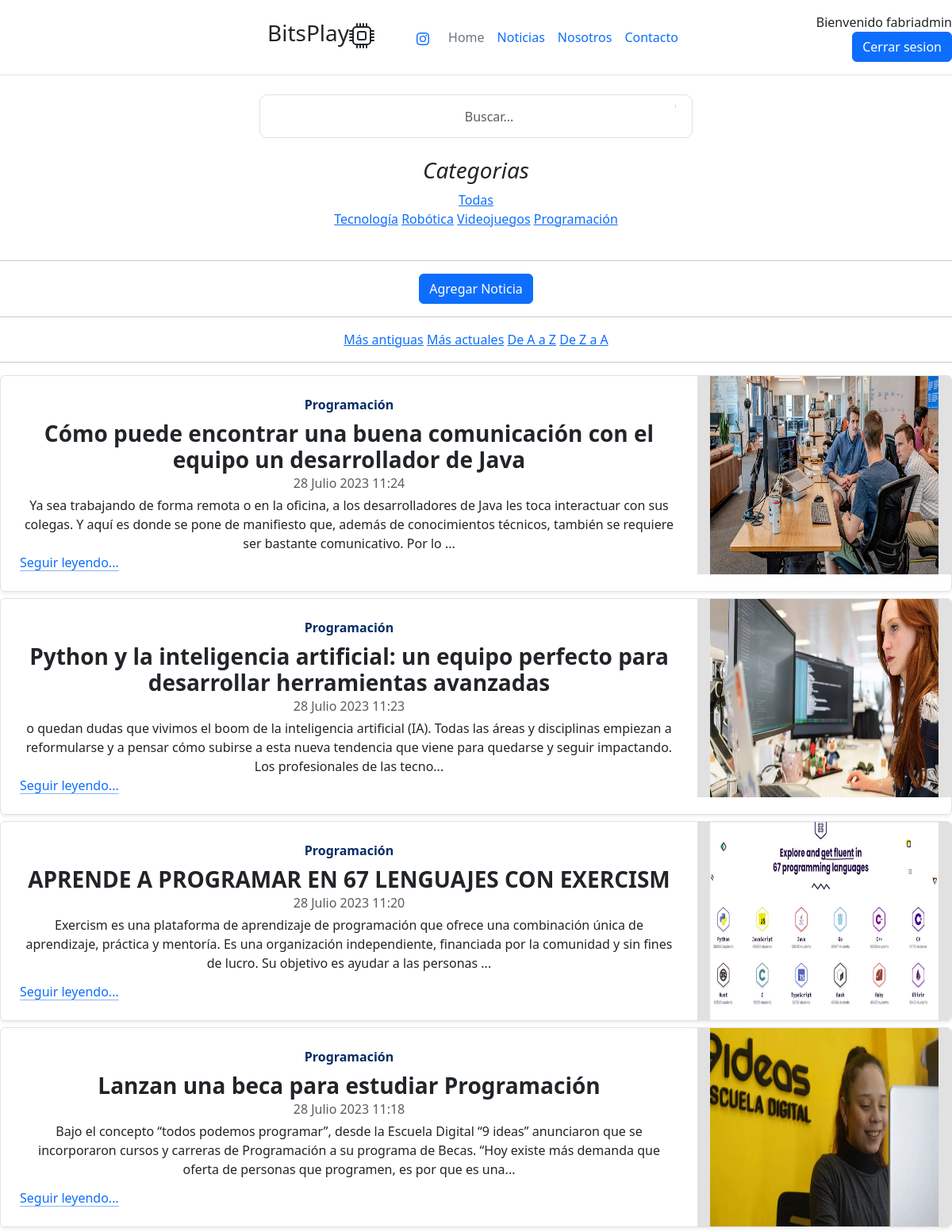
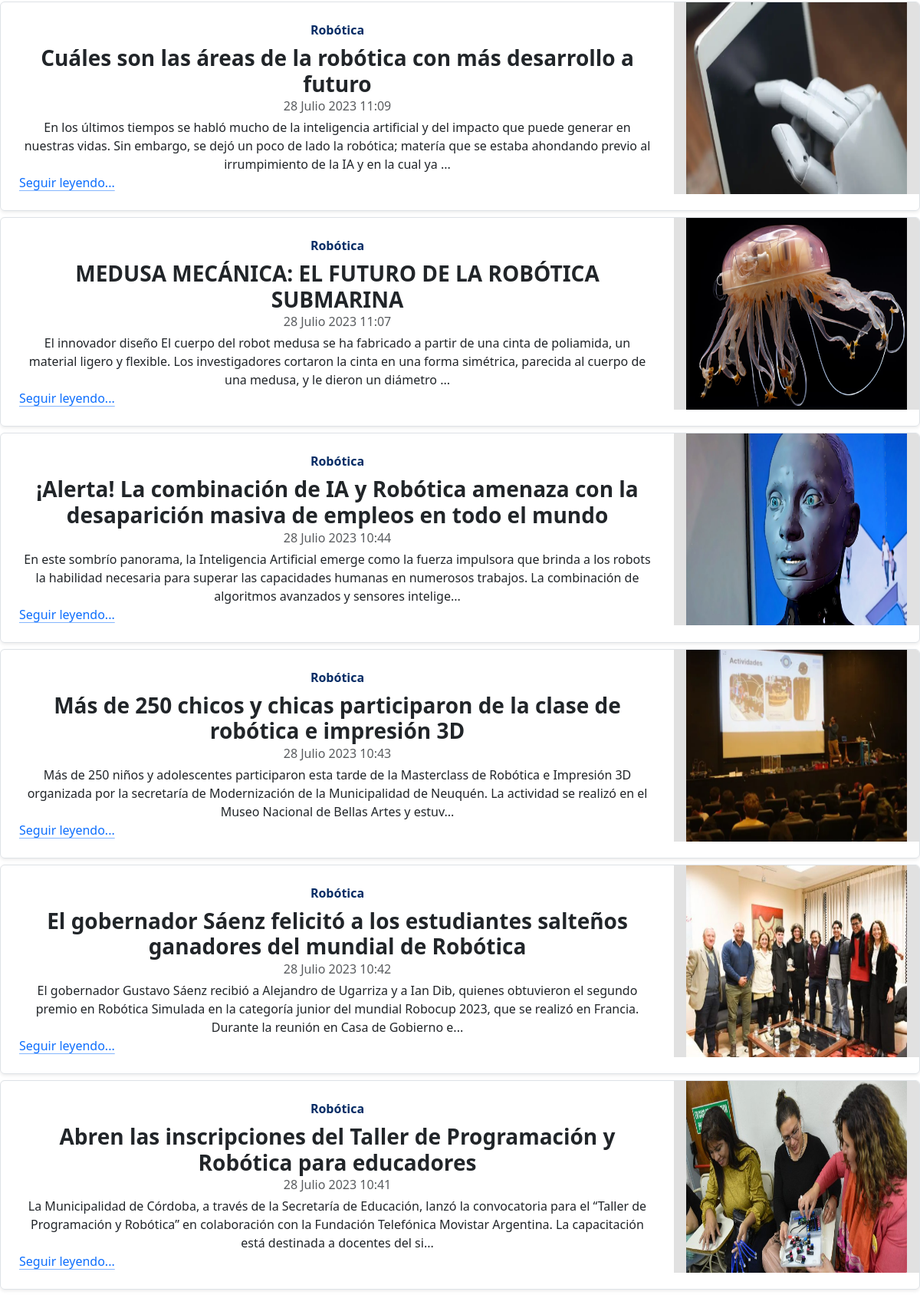
Page /noticias/ (signed in, upper part) on the committed database (2 pictures, top to bottom).
### apps/usuarios/models.py (models this page shows)
class Usuario(AbstractUser):
    pass

### apps/noticias/models.py (models this page shows, shortened)
class Categoria(models.Model):
    nombre = models.CharField(max_length=50)
    def __str__(self) -> str:
        return self.nombre

class Noticia(models.Model):
    titulo = models.CharField(max_length=150)
    cuerpo = models.TextField()
    fecha = models.DateTimeField(auto_now_add=True)
    imagen = models.ImageField(upload_to='noticias')
    categoria_noticia = models.ForeignKey(Categoria, on_delete=models.CASCADE)

### apps/noticias/views.py (the view)
# urls.py: path("", views.inicio, name= "inicio"),
def inicio(request):
    contexto = {}
    queryset = request.GET.get("buscar")
    fecha = request.GET.get('fecha')
    orden = request.GET.get('orden')
    if queryset:
        n = Noticia.objects.filter(
            Q(titulo__icontains = queryset) |
            Q(cuerpo__icontains = queryset) |
            Q(categoria_noticia__nombre = queryset)
        ).distinct().order_by('-fecha')
        filtrar_noticia(fecha, orden, contexto)['noticias'] = n
        return render(request, 'noticias/inicio.html',contexto)
    else:
        id_categoria = request.GET.get('id', None)
        if id_categoria:
            n = Noticia.objects.filter(categoria_noticia=id_categoria).order_by('-fecha')
            filtrar_noticia(fecha, orden, contexto)['noticias'] = n
            return render(request, 'noticias/inicio.html', contexto)
        else:
            n = Noticia.objects.all().order_by('-fecha') # una lista
            filtrar_noticia(fecha, orden, contexto)['noticias'] = n
            cat = Categoria.objects.all()
            filtrar_noticia(fecha, orden, contexto)['categorias'] = cat
            return render(request, 'noticias/inicio.html', contexto)

### apps/noticias/views.py (called while the page is built)
def filtrar_noticia(fecha, orden, contexto):
    if fecha == 'asc':
        noticias = Noticia.objects.all().order_by('fecha')
        contexto['noticias'] = noticias
    elif fecha == 'des':
        noticias= Noticia.objects.all().order_by('-fecha')
        contexto['noticias'] = noticias
    if orden == 'asc':
        noticias = Noticia.objects.all().order_by('titulo')
        contexto['noticias'] = noticias
    elif orden == 'des':
        noticias = Noticia.objects.all().order_by('-titulo')
        contexto['noticias'] = noticias
    return contexto

### templates/noticias/inicio.html (shortened to what this page needs)
{% extends 'base.html' %}
{% load static %}
{% block contenido%}
{% block barra_busqueda %}
    <div class="container">
        <div class="row height d-flex justify-content-center align-items-center">
          <div class="col-md-6">
            <form method="get">
                <div class="form">
                  <input type="text" class="form-control form-input" placeholder="Buscar..." name = "buscar" value = "{{ request.GET.buscar }}">
                  <span class="left-pan"></i></span>
                </div>
            </form>
          </div>
        </div>
      </div>
{% endblock barra_busqueda %}
<aside>
    <div class="p-4">
        <h3 class="fst-italic">Categorias</h3>
        <ol class="list-unstyled mb-0">
            <li><a href="{% url 'noticias:inicio' %}"> Todas</a></li>
            <li>{% for c in categorias %}
                <a href="?id={{c.pk}}">{{c.nombre}}</a>
                {% endfor %}
            </li>
        </ol>
    </div>
</aside>
{% if user.is_superuser or user.is_staff %}
    <hr>
    <button type="button" class="btn btn-primary"><a class="nav-link" href="{% url 'noticias:agregar_noticia' %}"> Agregar Noticia</a></button>
{% endif %}
<hr>
<a href="{% url 'noticias:inicio' %}?fecha=asc ">Más antiguas</a>
<a href="{% url 'noticias:inicio' %}?fecha=des ">Más actuales</a>
<a href="{% url 'noticias:inicio' %}?orden=asc ">De A a Z</a>
<a href="{% url 'noticias:inicio' %}?orden=des ">De Z a A</a>
<hr>
{% for noticia in noticias %}
    <div class="row mb-2">
        <div class="col-md-16">
            <div class="row g-0 border rounded overflow-hidden flex-md-row mb-8 shadow-sm h-md-250 position-relative">
                <div class="col p-4 d-flex flex-column position-static">
                    <strong class="d-inline-block mb-2 text-primary-emphasis">{{noticia.categoria_noticia}}</strong>
                    <h3 class="mb-0"><strong>{{ noticia.titulo }}</strong></h3>
                    <div class="mb-1 text-body-secondary">{{noticia.fecha}}</div>
                    <p class="card-text mb-auto">{{ noticia.cuerpo|slice:250 }}...</p>
                    <a href="{% url 'noticias:detalle' noticia.pk %}"
                        class="icon-link gap-1 icon-link-hover stretched-link">
                        Seguir leyendo...
                        <svg class="bi">
                            <use xlink:href="#chevron-right"></use>
                        </svg>
                    </a>
                </div>
                <div class="col-auto d-none d-lg-block">
                    <div class="contenedor">
                        <img class="bd-placeholder-img" src="{{ noticia.imagen.url }}" width="400" height="250"
                        xmlns="http://www.w3.org/2000/svg" role="img" aria-label="Placeholder: Thumbnail"
                        preserveAspectRatio="xMidYMid slice" focusable="false">
                    </div>
                </div>
            </div>
        </div>
    </div>
{% endfor %}
{% endblock contenido%}

### templates/navbar.html (shortened to what this page needs)
<header
    class="d-flex flex-wrap align-items-center justify-content-center justify-content-md-between py-3 mb-4 border-bottom">
    <div class="col-md-3 mb-2 mb-md-0">
        <a href="/" class="d-inline-flex link-body-emphasis text-decoration-none">
            <svg class="bi" width="40" height="32" role="img" aria-label="Bootstrap">
                <use xlink:href="#bootstrap"></use>
            </svg>
        </a>
    </div>
    <ul class="nav col-0 col-md-auto mb-2 justify-content-left mb-md-0">
        <li class="nav-item">
    <li  id="icono-izquierda"><h3 >BitsPlay</li></ul></li>
    <ul class="nav col-12 col-md-auto mb-2 justify-content-center mb-md-0">
        <li class="nav-item">
            <a class="nav-link" target="_blank "href="https://www.instagram.com/fabri__alarcon/"></a>
        <li><a href="{% url 'home' %}" class="nav-link px-2 link-secondary">Home</a></li>
        <li><a href="{% url 'noticias:inicio' %}" class="nav-link px-2">Noticias</a></li>
        <li><a href="{% url 'nosotros' %}" class="nav-link px-2">Nosotros</a></li>
        <li><a href="{% url 'noticias:contacto' %}" class="nav-link px-2">Contacto</a></li>
    </ul>
    <div class="col-md-3 text-end">
        {% if user.is_authenticated %}
            Bienvenido {{ user.username }}
            <button type="button" class="btn btn-primary"><a class="nav-link" href="{% url 'logout' %}">Cerrar
            sesion</a></button>
        {% else %}
            <button type="button" class="btn btn-outline-primary me-2"><a class="nav-link" href="{% url 'login' %}"> iniciar
                sesion</a></button>
            <button type="button" class="btn btn-outline-primary me-2"><a class="nav-link"
                href="{% url 'usuarios:registro' %}">Registrar</a></button>
        {% endif %}
    </div>
</header>

### static/css/main.css (style rules this page uses)
.contenedor { background-color: rgb(225, 225, 225); width: 75vw; max-width: 320px; margin: auto; }
img { width: 90%; }
* { text-align: center; }
.form { position: relative; }
.form span { position: absolute; right: 17px; top: 13px; padding: 2px; border-left: 1px solid #d1d5db; }
.left-pan { padding-left: 7px; }
.form-input { height: 55px; text-indent: 33px; border-radius: 10px; }
#icono-izquierda { text-align: left; }

### rows in the picture
Usuario: username "fabriadmin"
Categoria: nombre "Tecnología"
Categoria: nombre "Robótica"
Categoria: nombre "Videojuegos"
Categoria: nombre "Programación"
Noticia: categoria_noticia "Programación", titulo "Cómo puede encontrar una buena comunicación con el equipo un desarrollador de Java", fecha "28 Julio 2023 11:24", cuerpo "Ya sea trabajando de forma remota o en la oficina, a los desarrolladores de Java les toca interactuar con sus colegas. Y aquí es donde se pone de manifiesto que, además de conocimientos técnicos, también se requiere ser bastante comunicativo. Por lo", imagen (picture)
Noticia: categoria_noticia "Programación", titulo "Python y la inteligencia artificial: un equipo perfecto para desarrollar herramientas avanzadas", fecha "28 Julio 2023 11:23", cuerpo "o quedan dudas que vivimos el boom de la inteligencia artificial (IA). Todas las áreas y disciplinas empiezan a reformularse y a pensar cómo subirse a esta nueva tendencia que viene para quedarse y seguir impactando. Los profesionales de las tecno", imagen (picture)
Noticia: categoria_noticia "Programación", titulo "APRENDE A PROGRAMAR EN 67 LENGUAJES CON EXERCISM", fecha "28 Julio 2023 11:20", cuerpo "Exercism es una plataforma de aprendizaje de programación que ofrece una combinación única de aprendizaje, práctica y mentoría. Es una organización independiente, financiada por la comunidad y sin fines de lucro. Su objetivo es ayudar a las personas", imagen (picture)
Noticia: categoria_noticia "Programación", titulo "Lanzan una beca para estudiar Programación", fecha "28 Julio 2023 11:18", cuerpo "Bajo el concepto “todos podemos programar”, desde la Escuela Digital “9 ideas” anunciaron que se incorporaron cursos y carreras de Programación a su programa de Becas. “Hoy existe más demanda que oferta de personas que programen, es por que es una", imagen (picture)
Noticia: categoria_noticia "Robótica", titulo "Cuáles son las áreas de la robótica con más desarrollo a futuro", fecha "28 Julio 2023 11:09", cuerpo "En los últimos tiempos se habló mucho de la inteligencia artificial y del impacto que puede generar en nuestras vidas. Sin embargo, se dejó un poco de lado la robótica; matería que se estaba ahondando previo al irrumpimiento de la IA y en la cual ya", imagen (picture)
Noticia: categoria_noticia "Robótica", titulo "MEDUSA MECÁNICA: EL FUTURO DE LA ROBÓTICA SUBMARINA", fecha "28 Julio 2023 11:07", cuerpo "El innovador diseño El cuerpo del robot medusa se ha fabricado a partir de una cinta de poliamida, un material ligero y flexible. Los investigadores cortaron la cinta en una forma simétrica, parecida al cuerpo de una medusa, y le dieron un diámetro", imagen (picture)
Noticia: categoria_noticia "Robótica", titulo "¡Alerta! La combinación de IA y Robótica amenaza con la desaparición masiva de empleos en todo el mundo", fecha "28 Julio 2023 10:44", cuerpo "En este sombrío panorama, la Inteligencia Artificial emerge como la fuerza impulsora que brinda a los robots la habilidad necesaria para superar las capacidades humanas en numerosos trabajos. La combinación de algoritmos avanzados y sensores intelige", imagen (picture)
Noticia: categoria_noticia "Robótica", titulo "Más de 250 chicos y chicas participaron de la clase de robótica e impresión 3D", fecha "28 Julio 2023 10:43", cuerpo "Más de 250 niños y adolescentes participaron esta tarde de la Masterclass de Robótica e Impresión 3D organizada por la secretaría de Modernización de la Municipalidad de Neuquén. La actividad se realizó en el Museo Nacional de Bellas Artes y estuv", imagen (picture)
Noticia: categoria_noticia "Robótica", titulo "El gobernador Sáenz felicitó a los estudiantes salteños ganadores del mundial de Robótica", fecha "28 Julio 2023 10:42", cuerpo "El gobernador Gustavo Sáenz recibió a Alejandro de Ugarriza y a Ian Dib, quienes obtuvieron el segundo premio en Robótica Simulada en la categoría junior del mundial Robocup 2023, que se realizó en Francia. Durante la reunión en Casa de Gobierno e", imagen (picture)
Noticia: categoria_noticia "Robótica", titulo "Abren las inscripciones del Taller de Programación y Robótica para educadores", fecha "28 Julio 2023 10:41", cuerpo "La Municipalidad de Córdoba, a través de la Secretaría de Educación, lanzó la convocatoria para el “Taller de Programación y Robótica” en colaboración con la Fundación Telefónica Movistar Argentina. La capacitación está destinada a docentes del si", imagen (picture)
